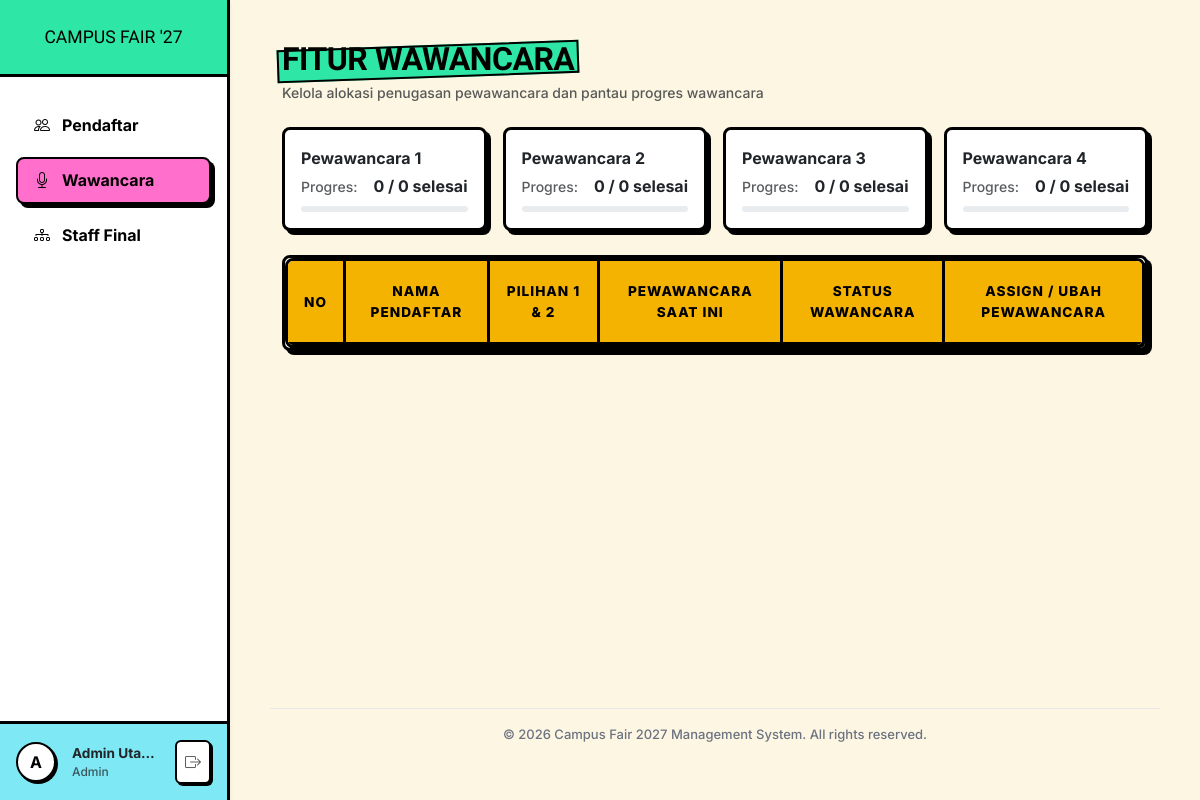
Page /wawancara/index.php (signed in) on the committed database.
### tables this page shows
CREATE TABLE `users` (
  `id` INT AUTO_INCREMENT PRIMARY KEY,
  `nama` VARCHAR(255) NOT NULL,
  `username` VARCHAR(255) NOT NULL UNIQUE,
  `password_hash` VARCHAR(255) NOT NULL,
  `role` ENUM('admin', 'pewawancara') NOT NULL DEFAULT 'pewawancara',
  `created_at` DATETIME DEFAULT CURRENT_TIMESTAMP
);

### includes/auth.php (called while the page is built, shortened)
<?php
function current_user() {
    return [
        'id'       => $_SESSION['user_id'],
        'nama'     => $_SESSION['nama'],
        'username' => $_SESSION['username'],
        'role'     => $_SESSION['role']
    ];
}

### wawancara/index.php (the view, shortened to what this page needs)
<?php
require_once __DIR__ . '/../includes/auth.php';
require_once __DIR__ . '/../config/database.php';
$user = current_user();
$is_admin = ($user['role'] === 'admin');
if ($is_admin) {
    $stmtStats = $pdo->query("
        SELECT u.id, u.nama,
               COUNT(w.id) as total_assigned,
               SUM(CASE WHEN w.status_wawancara = 'selesai' THEN 1 ELSE 0 END) as total_selesai
        FROM users u
        LEFT JOIN wawancara w ON u.id = w.pewawancara_id
        WHERE u.role = 'pewawancara'
        GROUP BY u.id, u.nama
    ");
    $interviewer_stats = $stmtStats->fetchAll();
}
$active_nav = 'wawancara';
require_once __DIR__ . '/../includes/header.php';
?>
<div class="d-flex justify-content-between align-items-center mb-4">
    <div>
        <h2 class="fw-bold mb-1 font-archivo"><span class="neo-highlight">Fitur Wawancara</span></h2>
        <p class="text-muted small mb-0">
            <?= $is_admin ? 'Kelola alokasi penugasan pewawancara dan pantau progres wawancara' : 'Daftar pendaftar yang di-assign ke Anda' ?>
        </p>
    </div>
</div>
<?php if ($is_admin): ?>
    <div class="row g-3 mb-4">
        <?php foreach ($interviewer_stats as $stat): ?>
            <div class="col-md-3">
                <div class="card card-custom p-3">
                    <div class="fw-bold text-dark mb-1"><?= htmlspecialchars($stat['nama']) ?></div>
                    <div class="d-flex align-items-center justify-content-between">
                        <span class="small text-muted">Progres:</span>
                        <span class="fw-bold text-dark"><?= $stat['total_selesai'] ?> / <?= $stat['total_assigned'] ?> selesai</span>
                    </div>
                    <div class="progress mt-2" style="height: 6px;">
                    </div>
                </div>
            </div>
        <?php endforeach; ?>
    </div>
    <div class="card card-custom overflow-hidden mb-4">
        <div class="table-responsive">
            <table class="table table-custom align-middle mb-0">
                <thead>
                    <tr>
                        <th>No</th>
                        <th>Nama Pendaftar</th>
                        <th>Pilihan 1 & 2</th>
                        <th>Pewawancara saat ini</th>
                        <th>Status Wawancara</th>
                        <th>Assign / Ubah Pewawancara</th>
                    </tr>
                </thead>
            </table>
        </div>
    </div>
<?php endif; ?>
<?php require_once __DIR__ . '/../includes/footer.php'; ?>

### includes/header.php (shortened to what this page needs)
<?php
$user = isset($_SESSION['user_id']) ? [
    'nama' => $_SESSION['nama'],
    'role' => $_SESSION['role']
] : null;
?>
<!DOCTYPE html>
<html lang="id">
<head>
    <link href="https://cdn.jsdelivr.net/npm/bootstrap@5.3.2/dist/css/bootstrap.min.css" rel="stylesheet">
    <link rel="stylesheet" href="https://cdn.jsdelivr.net/npm/bootstrap-icons@1.11.1/font/bootstrap-icons.css">
    <link rel="stylesheet" href="/assets/css/style.css">
</head>
<body>
<?php if ($user): ?>
<div class="wrapper">
    <aside class="sidebar-custom shadow-sm">
        <div class="sidebar-brand d-flex align-items-center justify-content-center gap-2">
            <span>CAMPUS FAIR '27</span>
        </div>
        <nav class="sidebar-nav">
            <?php if ($user['role'] === 'admin'): ?>
            <a href="/pendaftar/index.php" class="nav-link <?= (isset($active_nav) && $active_nav === 'pendaftar') ? 'active' : '' ?>">
                <i class="bi bi-people"></i> Pendaftar
            </a>
            <a href="/wawancara/index.php" class="nav-link <?= (isset($active_nav) && $active_nav === 'wawancara') ? 'active' : '' ?>">
                <i class="bi bi-mic"></i> Wawancara
            </a>
            <a href="/staff/index.php" class="nav-link <?= (isset($active_nav) && $active_nav === 'staff') ? 'active' : '' ?>">
                <i class="bi bi-diagram-3"></i> Staff Final
            </a>
            <?php else: ?>
            <a href="/wawancara/index.php" class="nav-link <?= (isset($active_nav) && $active_nav === 'wawancara') ? 'active' : '' ?>">
                <i class="bi bi-mic"></i> Penugasan Wawancara
            </a>
            <?php endif; ?>
        </nav>
        <div class="sidebar-footer">
            <div class="d-flex align-items-center gap-3">
                <div class="d-flex align-items-center justify-content-center bg-light rounded-circle text-primary fw-bold" style="width: 40px; height: 40px; flex-shrink: 0;">
                    <?= strtoupper(substr($user['nama'], 0, 1)) ?>
                </div>
                <div class="flex-grow-1 overflow-hidden">
                    <div class="fw-bold text-dark text-truncate" style="font-size: 0.85rem;"><?= htmlspecialchars($user['nama']) ?></div>
                    <div class="text-muted small text-capitalize" style="font-size: 0.75rem;"><?= htmlspecialchars($user['role']) ?></div>
                </div>
                <a href="/auth/logout.php" class="text-muted p-2 hover-shadow rounded bg-light" title="Logout">
                    <i class="bi bi-box-arrow-right"></i>
                </a>
            </div>
        </div>
    </aside>
    <main class="main-content d-flex flex-column">
        <div class="container-fluid flex-grow-1">
<?php else: ?>
<main class="py-4 flex-grow-1 d-flex flex-column" style="background: linear-gradient(180deg, #DCEBFD 0%, #F5FAFF 100%);">
    <div class="container flex-grow-1">
<?php endif; ?>

### includes/footer.php (shortened to what this page needs)
    </div>
    <footer style="padding: 16px 0; border-top: 1px solid #E5E7EB; text-align: center; width: 100%; margin-top: auto;">
        <div style="font-size: 13px; color: #6B7280;">
            &copy; 2026 Campus Fair 2027 Management System. All rights reserved.
        </div>
    </footer>
</main>
<?php if (isset($user) && $user): ?>
</div>
<?php endif; ?>
</body>
</html>

### assets/css/style.css (style rules this page uses)
:root { --bg-main: #FDF6E3; --bg-card: #FFFFFF; --text-main: #000000; --text-muted: #333333; --border-color: #000000; --accent-pink: #FF6FCB; --accent-mint: #2EE6A6; --accent-yellow: #F5B301; --accent-blue: #7FE8F5; --border-thick: 3px solid #000000; --shadow-neo: 4px 4px 0px #000000; --shadow-neo-sm: 3px 3px 0px #000000; --shadow-neo-hover: 0px 0px 0px #000000; --radius-neo: 8px; }
body { font-family: 'Inter', -apple-system, sans-serif; background-color: var(--bg-main); color: var(--text-main); -webkit-font-smoothing: antialiased; min-height: 100vh; display: flex; flex-direction: column; font-weight: 500; }
h1, h2, h3, h4, h5, h6, .heading { font-family: 'Poppins', sans-serif; font-weight: 800; text-transform: uppercase; letter-spacing: -0.5px; }
.font-archivo { font-family: 'Archivo Black', sans-serif; text-transform: uppercase; }
.wrapper { display: flex; flex-grow: 1; min-height: 100vh; }
.main-content { flex-grow: 1; padding: 2.5rem; background-color: var(--bg-main); overflow-y: auto; }
.sidebar-custom { width: 230px; background-color: var(--bg-card); border-right: var(--border-thick); display: flex; flex-direction: column; position: sticky; top: 0; height: 100vh; z-index: 100; }
.sidebar-brand { font-family: 'Archivo Black', sans-serif; padding: 1.5rem; font-size: 1.1rem; color: var(--text-main); border-bottom: var(--border-thick); background-color: var(--accent-mint); text-transform: uppercase; white-space: nowrap; }
.sidebar-nav { padding: 1.5rem 1rem; flex-grow: 1; overflow-y: auto; }
.sidebar-nav .nav-link { color: var(--text-main); font-weight: 700; padding: 0.6rem 1rem; margin-bottom: 0.5rem; border-radius: var(--radius-neo); border: 2px solid transparent; transition: all 0.2s ease-in-out; display: flex; align-items: center; gap: 0.75rem; }
.sidebar-nav .nav-link.active { background-color: var(--accent-pink); border: 2px solid var(--text-main); box-shadow: 4px 4px 0px #000; }
.sidebar-footer { padding: 1rem; border-top: var(--border-thick); background-color: var(--accent-blue); }
.card-custom { background: var(--bg-card); border: var(--border-thick) !important; border-radius: var(--radius-neo); box-shadow: var(--shadow-neo); transition: all 0.2s ease-in-out; }
.neo-highlight { position: relative; display: inline-block; z-index: 1; }
.neo-highlight::before { content: ''; position: absolute; top: 5px; left: -5px; right: -5px; bottom: 0px; background-color: var(--accent-mint); z-index: -1; transform: rotate(-2deg); border: 2px solid #000; }
.bg-light { background-color: var(--bg-card) !important; border: 2px solid #000 !important; box-shadow: 2px 2px 0px #000; }
.text-success, .text-danger, .text-primary, .text-warning, .text-info { color: #000 !important; }
.table-custom { border-collapse: separate; border-spacing: 0; width: 100%; border: var(--border-thick); border-radius: var(--radius-neo); overflow: hidden; background-color: var(--bg-card); box-shadow: var(--shadow-neo); }
.table-custom th { background-color: var(--accent-yellow); color: var(--text-main); font-weight: 800; font-size: 0.85rem; text-transform: uppercase; padding: 1.25rem 1rem; border-bottom: var(--border-thick); border-right: var(--border-thick); text-align: center; vertical-align: middle; letter-spacing: 1px; }
.table-custom th:last-child, .table-custom td:last-child { border-right: none; }

### rows in the picture
users: nama "Pewawancara 1", total_selesai "0", total_assigned "0"
users: nama "Pewawancara 2", total_selesai "0", total_assigned "0"
users: nama "Pewawancara 3", total_selesai "0", total_assigned "0"
users: nama "Pewawancara 4", total_selesai "0", total_assigned "0"

### other values in the picture
substr($user['nama'], 0, 1) "A"
$user['nama'] "Admin Uta…"
$user['role'] "Admin"
